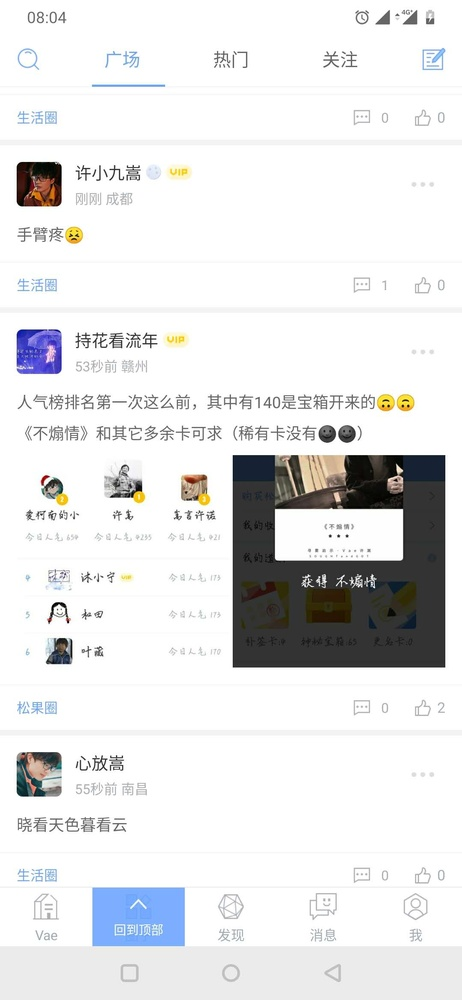
#> input picture bg.jpg, 462 x 1000 px, shrunk from 1080 x 2340 before the run
$ python test.py
#> lines starting #> are read from the running program, lines starting #| are printed output that depends on the picture; after the words box and inside, x2 and y2 are one past the last pixel; in counts of white or black regions, pixels touching at a corner belong together
import cv2
import numpy as np
from matplotlib import pyplot as plt


# 原文：https://www.cnblogs.com/gezhuangzhuang/p/10724769.html
# 原文：https://blog.csdn.net/qq_21840201/article/details/85084621

# 1. 读入原图和模板
img_rgb = cv2.imread('bg.jpg')
#> img_rgb is the input picture: shape (1000, 462, 3); mean B, G, R 229.8, 229.3, 229
img_gray = cv2.cvtColor(img_rgb, cv2.COLOR_BGR2GRAY)
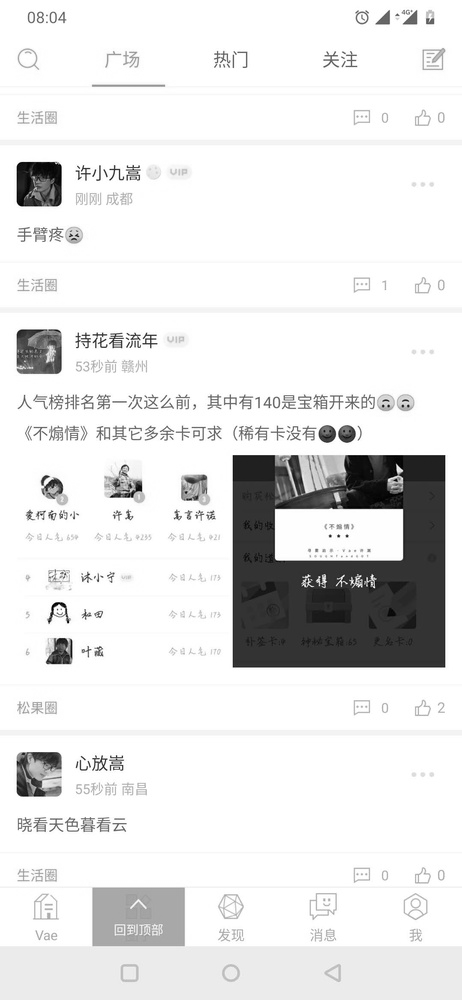
#> img_gray: shape (1000, 462); min 0, max 255, mean 229.3
template = cv2.imread('zan.jpg', 0)
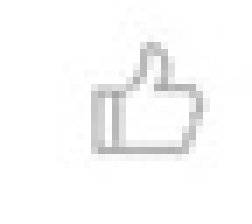
#> input picture zan.jpg, 36 x 32 px, shrunk from 84 x 76 before the run (shown 7 times larger)
#> template is the input picture: shape (32, 36); min 165, max 255, mean 249.5
h, w = template.shape[:2]
#> h = 32; w = 36

# 归一化平方差匹配
res = cv2.matchTemplate(img_gray, template, cv2.TM_CCOEFF_NORMED)
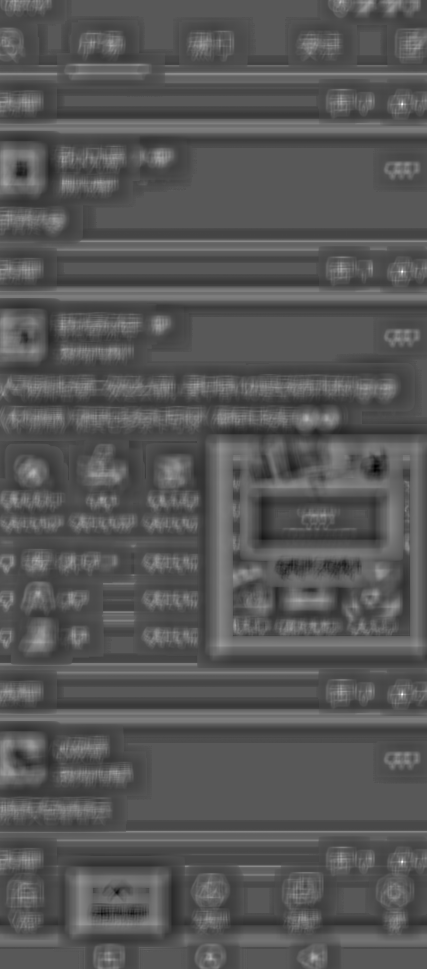
#> res: shape (969, 427) float32; min -0.487, max 0.923, mean -0.00362; drawn with min black and max white
threshold = 0.8


# 返回res中值大于0.8的所有坐标
# 返回坐标格式(col,row) 注意：是先col后row 一般是(row,col)!!!
loc = np.where(res >= threshold)
#> loc = ([103, 104, 271, 694, 861], [402, 402, 402, 402, 402])

# loc：标签/行号索引 常用作标签索引
# iloc：行号索引
# loc[::-1]：取从后向前（相反）的元素
# *号表示可选参数
for pt in zip(*loc[::-1]):
    right_bottom = (pt[0] + w, pt[1] + h)
    print(pt)
    cv2.rectangle(img_rgb, pt, right_bottom, (0, 0, 255), 2)
#> this loop made 5 passes
#> (pt, right_bottom) on passes 1 to 5: ((402, 103), (438, 135)), ((402, 104), (438, 136)), ((402, 271), (438, 303)), ((402, 694), (438, 726)), ((402, 861), (438, 893))
#| (402, 103)
#| (402, 104)
#| (402, 271)
#| (402, 694)
#| (402, 861)
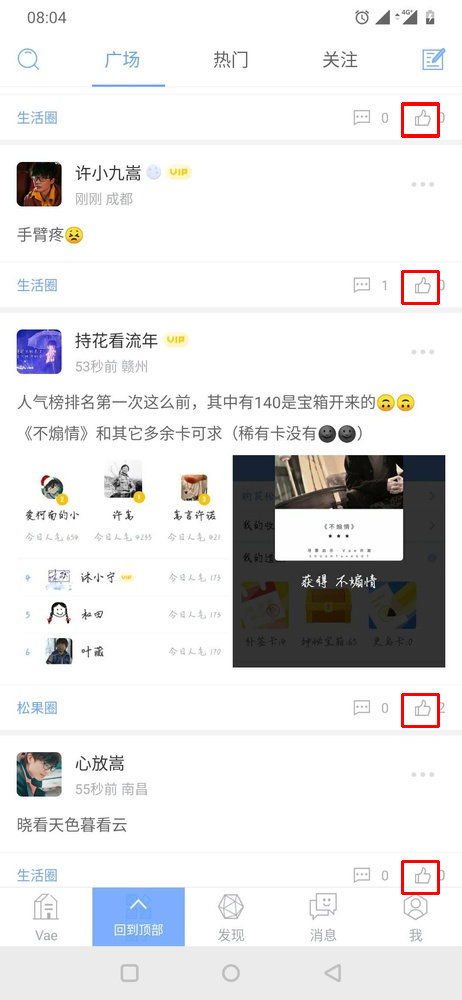
#> img_rgb: shape (1000, 462, 3); 0.37% of pixels changed, all inside (x1, y1, x2, y2) = (401, 102, 440, 895)

# 保存处理后的图片
cv2.imwrite('res.png', img_rgb)


# 显示图片 参数：（窗口标识字符串，imread读入的图像）
cv2.imshow("test_image", img_rgb)

# 窗口等待任意键盘按键输入 0为一直等待 其他数字为毫秒数
cv2.waitKey(0)

# 销毁窗口 退出程序
cv2.destroyAllWindows()
